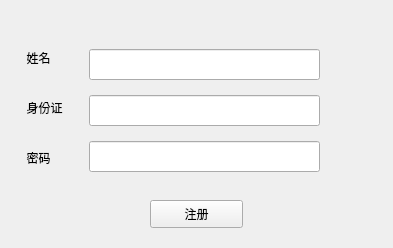
<?xml version="1.0" encoding="UTF-8"?>
<ui version="4.0">
 <class>SignUp</class>
 <widget class="QWidget" name="SignUp">
  <property name="geometry">
   <rect>
    <x>0</x>
    <y>0</y>
    <width>393</width>
    <height>248</height>
   </rect>
  </property>
  <property name="windowTitle">
   <string>Form</string>
  </property>
  <widget class="QPushButton" name="submitBtn">
   <property name="geometry">
    <rect>
     <x>150</x>
     <y>200</y>
     <width>93</width>
     <height>28</height>
    </rect>
   </property>
   <property name="text">
    <string>注册</string>
   </property>
  </widget>
  <widget class="QLabel" name="label">
   <property name="geometry">
    <rect>
     <x>20</x>
     <y>150</y>
     <width>46</width>
     <height>16</height>
    </rect>
   </property>
   <property name="text">
    <string>  密码</string>
   </property>
  </widget>
  <widget class="QLineEdit" name="idLine">
   <property name="geometry">
    <rect>
     <x>89</x>
     <y>95</y>
     <width>231</width>
     <height>31</height>
    </rect>
   </property>
  </widget>
  <widget class="QLabel" name="label_2">
   <property name="geometry">
    <rect>
     <x>20</x>
     <y>100</y>
     <width>61</width>
     <height>16</height>
    </rect>
   </property>
   <property name="text">
    <string>  身份证</string>
   </property>
  </widget>
  <widget class="QLineEdit" name="pwdLine">
   <property name="geometry">
    <rect>
     <x>89</x>
     <y>141</y>
     <width>231</width>
     <height>31</height>
    </rect>
   </property>
  </widget>
  <widget class="QLabel" name="label_3">
   <property name="geometry">
    <rect>
     <x>20</x>
     <y>50</y>
     <width>46</width>
     <height>16</height>
    </rect>
   </property>
   <property name="text">
    <string>  姓名</string>
   </property>
  </widget>
  <widget class="QLineEdit" name="nameLine">
   <property name="geometry">
    <rect>
     <x>89</x>
     <y>49</y>
     <width>231</width>
     <height>31</height>
    </rect>
   </property>
  </widget>
 </widget>
 <resources/>
 <connections/>
</ui>
